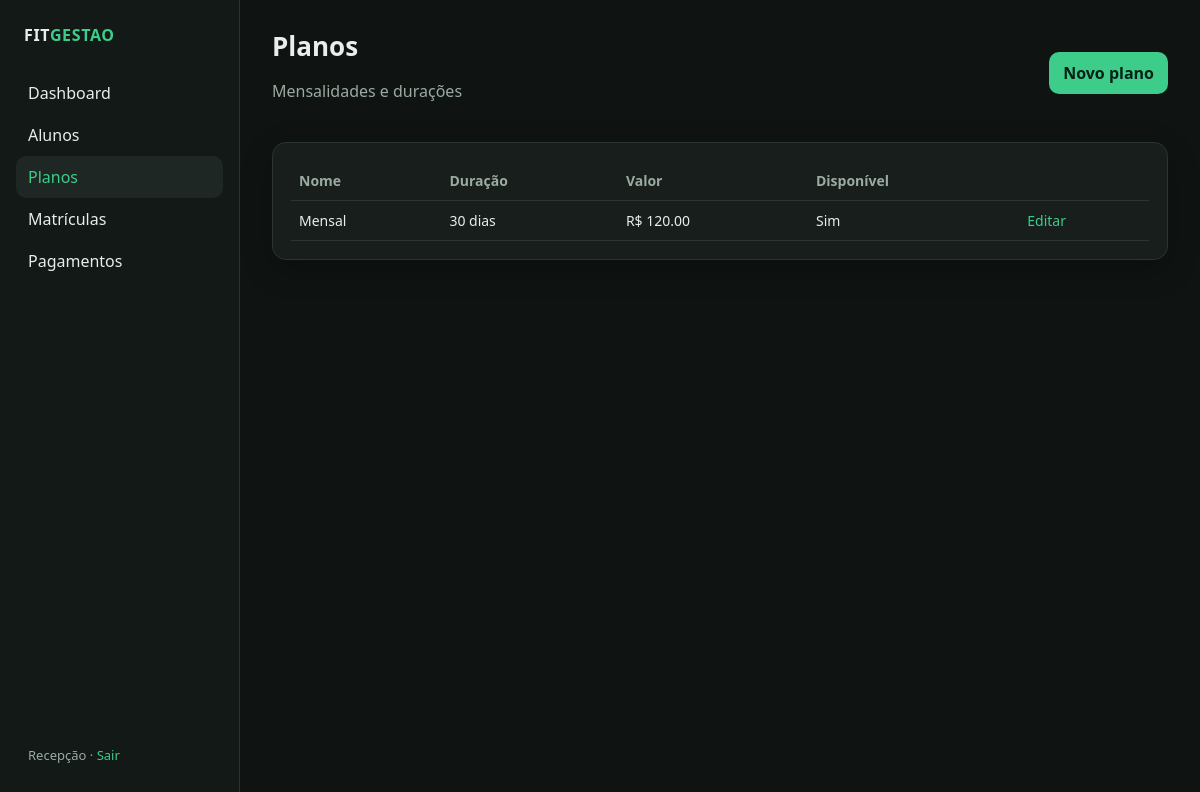
The app's page /planos/ (signed in) with its own data.
### app/models.py (models this page shows)
class User(UserMixin, db.Model):
    id = db.Column(db.Integer, primary_key=True)
    username = db.Column(db.String(80), unique=True, nullable=False)
    name = db.Column(db.String(120), nullable=False)
    password_hash = db.Column(db.String(255), nullable=False)
    payments = db.relationship("Payment", backref="registered_by", lazy=True)

class Plan(db.Model):
    id = db.Column(db.Integer, primary_key=True)
    name = db.Column(db.String(80), nullable=False)
    duration_days = db.Column(db.Integer, nullable=False)
    price = db.Column(db.Numeric(10, 2), nullable=False)
    active = db.Column(db.Boolean, default=True, nullable=False)
    enrollments = db.relationship("Enrollment", backref="plan", lazy=True)

### app/routes/plans.py (the view)
@bp.route("/")
@login_required
def list_plans():
    plans = Plan.query.order_by(Plan.name).all()
    return render_template("plans/list.html", plans=plans)

### app/templates/plans/list.html (shortened to what this page needs)
{% extends "base.html" %}
{% block content %}
<div class="topbar">
  <div>
    <h1>Planos</h1>
    <p class="muted">Mensalidades e durações</p>
  </div>
  <a class="btn" href="{{ url_for('plans.create') }}">Novo plano</a>
</div>
<div class="card">
  {% if plans %}
  <table>
    <thead><tr><th>Nome</th><th>Duração</th><th>Valor</th><th>Disponível</th><th></th></tr></thead>
    <tbody>
      {% for p in plans %}
      <tr>
        <td>{{ p.name }}</td>
        <td>{{ p.duration_days }} dias</td>
        <td>R$ {{ '%.2f'|format(p.price) }}</td>
        <td>{{ 'Sim' if p.active else 'Não' }}</td>
        <td><a href="{{ url_for('plans.edit', plan_id=p.id) }}">Editar</a></td>
      </tr>
      {% endfor %}
    </tbody>
  </table>
  {% else %}
    <p class="muted">Cadastre o primeiro plano para começar a matricular alunos.</p>
  {% endif %}
</div>
{% endblock %}

### app/templates/base.html (shortened to what this page needs)
<!doctype html>
<html lang="pt-BR">
<head>
  <link rel="stylesheet" href="{{ url_for('static', filename='css/style.css') }}">
</head>
<body>
<div class="layout">
  <aside class="sidebar">
    <p class="brand">FIT<span>GESTAO</span></p>
    <nav class="nav">
      <a href="{{ url_for('dashboard.index') }}" class="{{ 'active' if request.endpoint == 'dashboard.index' }}">Dashboard</a>
      <a href="{{ url_for('students.list_students') }}" class="{{ 'active' if request.endpoint and request.endpoint.startswith('students.') }}">Alunos</a>
      <a href="{{ url_for('plans.list_plans') }}" class="{{ 'active' if request.endpoint and request.endpoint.startswith('plans.') }}">Planos</a>
      <a href="{{ url_for('enrollments.list_enrollments') }}" class="{{ 'active' if request.endpoint and request.endpoint.startswith('enrollments.') }}">Matrículas</a>
      <a href="{{ url_for('payments.list_payments') }}" class="{{ 'active' if request.endpoint and request.endpoint.startswith('payments.') }}">Pagamentos</a>
    </nav>
    <div class="user">
      {{ current_user.name }} · <a href="{{ url_for('auth.logout') }}">Sair</a>
    </div>
  </aside>
  <main class="main">
    {% block content %}{% endblock %}
  </main>
</div>
</body>
</html>

### app/static/css/style.css (style rules this page uses)
:root { --bg: #0f1412; --panel: #171e1b; --panel-2: #1e2723; --line: #2a3530; --text: #e8eee9; --muted: #9aaba1; --accent: #3dcc8a; --accent-dim: #1f6f4d; --danger: #e05a5a; --warn: #e0b45a; --info: #5aa8e0; --radius: 14px; --shadow: 0 10px 30px rgba(0, 0, 0, 0.28); font-family: "Segoe UI", system-ui, sans-serif; }
* { box-sizing: border-box; }
html, body { margin: 0; min-height: 100%; background: var(--bg); color: var(--text); }
a { color: var(--accent); text-decoration: none; }
.layout { display: grid; grid-template-columns: 240px 1fr; min-height: 100vh; }
.sidebar { background: #121916; border-right: 1px solid var(--line); padding: 24px 16px; display: flex; flex-direction: column; gap: 8px; }
.brand { font-weight: 700; letter-spacing: 0.04em; margin: 0 8px 18px; }
.brand span { color: var(--accent); }
.nav a { display: block; color: var(--text); padding: 10px 12px; border-radius: 10px; text-decoration: none; }
.nav a:hover, .nav a.active { background: var(--panel-2); color: var(--accent); }
.sidebar .user { margin-top: auto; color: var(--muted); font-size: 13px; padding: 12px; }
.main { padding: 28px 32px 48px; }
.topbar { display: flex; justify-content: space-between; align-items: center; gap: 16px; margin-bottom: 24px; }
h1 { margin: 0; font-size: 26px; }
.muted { color: var(--muted); }
.card { background: var(--panel); border: 1px solid var(--line); border-radius: var(--radius); padding: 18px; box-shadow: var(--shadow); }
.btn { display: inline-flex; align-items: center; justify-content: center; background: var(--accent); color: #062015; font-weight: 700; border: 0; border-radius: 10px; padding: 10px 14px; cursor: pointer; text-decoration: none; }
table { width: 100%; border-collapse: collapse; }
th, td { text-align: left; padding: 10px 8px; border-bottom: 1px solid var(--line); font-size: 14px; }
th { color: var(--muted); font-weight: 600; }

### records on screen
User: name "Recepção"
Plan: name "Mensal", duration_days "30", price "120.00", active "Sim"
